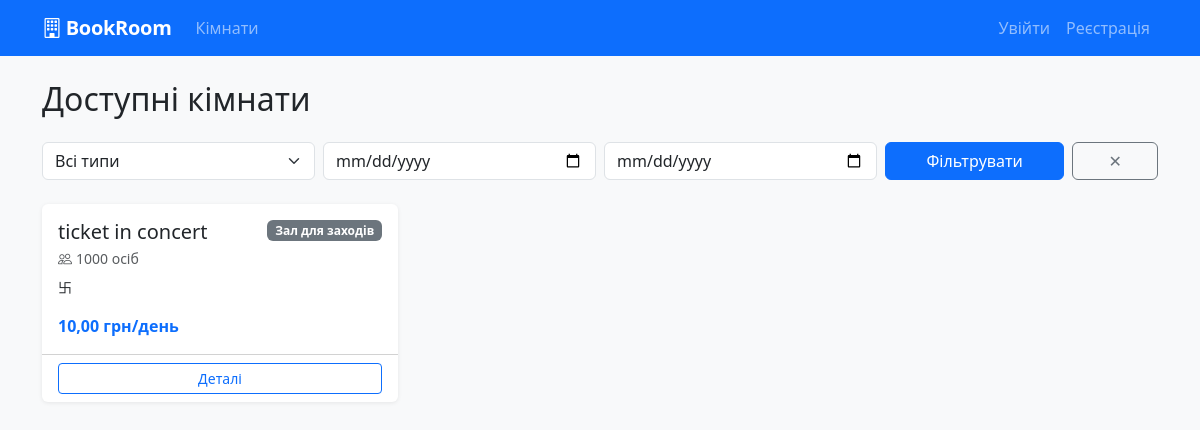
The page / on the database its author committed.
### bookings/models.py (models this page shows, shortened)
class Room(models.Model):
    ROOM_TYPES = [
        ('conference', 'Конференц-зал'),
        ('office', 'Офіс'),
        ('event', 'Зал для заходів'),
        ('coworking', 'Коворкінг'),
    ]
    name = models.CharField(max_length=100, verbose_name='Назва')
    room_type = models.CharField(max_length=20, choices=ROOM_TYPES, verbose_name='Тип')
    capacity = models.PositiveIntegerField(verbose_name='Вмістимість (осіб)')
    price_per_day = models.DecimalField(max_digits=8, decimal_places=2, verbose_name='Ціна за день (грн)')
    description = models.TextField(blank=True, verbose_name='Опис')
    is_active = models.BooleanField(default=True, verbose_name='Активна')
    created_at = models.DateTimeField(auto_now_add=True)
    class Meta:
        verbose_name = 'Кімната'
        verbose_name_plural = 'Кімнати'
        ordering = ['name']

### bookings/views.py (the view, shortened to what this page needs)
# urls.py: path('', views.room_list, name='room_list'),
def room_list(request):
    room_type = request.GET.get('type', '')
    rooms = Room.objects.filter(is_active=True)
    if room_type:
        rooms = rooms.filter(room_type=room_type)
    start = request.GET.get('start')
    end = request.GET.get('end')
    return render(request, 'bookings/room_list.html', {
        'rooms': rooms,
        'room_types': Room.ROOM_TYPES,
        'selected_type': room_type,
    })

### bookings/templates/bookings/room_list.html (shortened to what this page needs)
{% extends "bookings/base.html" %}
{% block content %}
<div class="d-flex justify-content-between align-items-center mb-3">
  <h2>Доступні кімнати</h2>
</div>
<form method="get" class="row g-2 mb-4">
  <div class="col-md-3">
    <select name="type" class="form-select">
      <option value="">Всі типи</option>
    </select>
  </div>
  <div class="col-md-3">
    <input type="date" name="start" class="form-control" placeholder="Від" value="{{ request.GET.start }}">
  </div>
  <div class="col-md-3">
    <input type="date" name="end" class="form-control" placeholder="До" value="{{ request.GET.end }}">
  </div>
  <div class="col-md-2">
    <button type="submit" class="btn btn-primary w-100">Фільтрувати</button>
  </div>
  <div class="col-md-1">
    <a href="{% url 'room_list' %}" class="btn btn-outline-secondary w-100">✕</a>
  </div>
</form>
{% if rooms %}
<div class="row row-cols-1 row-cols-md-3 g-4">
  {% for room in rooms %}
  <div class="col">
    <div class="card h-100">
      <div class="card-body">
        <div class="d-flex justify-content-between align-items-start">
          <h5 class="card-title mb-1">{{ room.name }}</h5>
          <span class="badge bg-secondary">{{ room.get_room_type_display }}</span>
        </div>
        <p class="text-muted small mb-2"><i class="bi bi-people me-1"></i>{{ room.capacity }} осіб</p>
        <p class="card-text small">{{ room.description|truncatewords:20 }}</p>
        <p class="fw-bold text-primary mb-0">{{ room.price_per_day }} грн/день</p>
      </div>
      <div class="card-footer bg-transparent d-flex gap-2">
        <a href="{% url 'room_detail' room.pk %}" class="btn btn-outline-primary btn-sm flex-grow-1">Деталі</a>
      </div>
    </div>
  </div>
  {% endfor %}
</div>
{% else %}
<div class="text-center text-muted py-5">
  <i class="bi bi-search fs-1 d-block mb-2"></i>
  <p>Кімнат не знайдено. Спробуйте змінити фільтри.</p>
</div>
{% endif %}
{% endblock %}

### bookings/templates/bookings/base.html (style rules this page uses)
body { background: #f8f9fa; }
.card { border: none; box-shadow: 0 1px 4px rgba(0,0,0,.08); }

### rows shown on the page
Room: name "ticket in concert", room_type "Зал для заходів", capacity "1000", description "卐", price_per_day "10,00"
